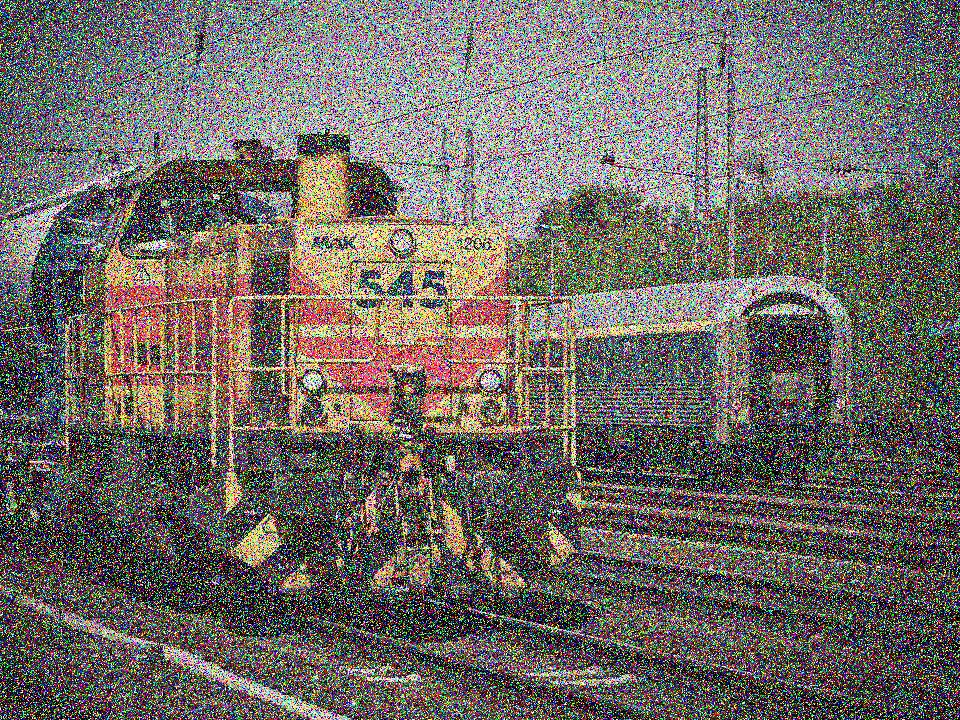
//> input picture images/example.jpeg, 960 x 720 px
$ ./image_noise_reduction   (built with g++ and OpenCV 4)
//> lines starting //> are read from the running program, lines starting //| are printed output that depends on the picture
#include <iostream>
#include <opencv2/opencv.hpp>

using namespace std;
using namespace cv;

int main()
{
    string image_path = "../images/example.jpeg";
    Mat original_image = imread(image_path, IMREAD_COLOR);
//> original_image is the input picture: 720 rows x 960 cols, CV_8UC3; mean B, G, R 102, 106.2, 111.9
    resize(original_image, original_image, {900, 600});
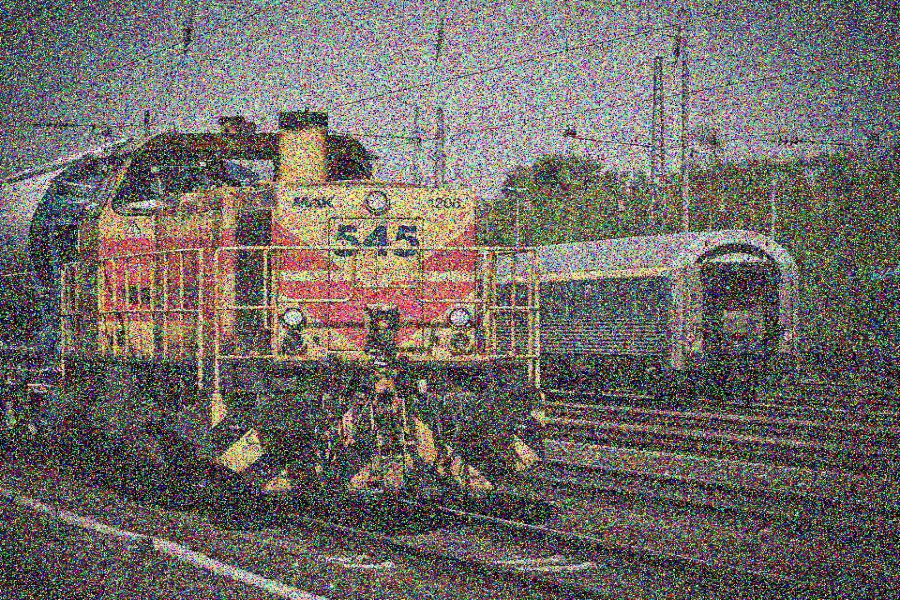
//> original_image: 600 rows x 900 cols, CV_8UC3; mean B, G, R 101.8, 106.1, 111.7
    if (original_image.empty())
    {
        cout << "Could not load image" << endl;
        return -1;
    }
    int low_H = 170, low_S = 80, low_V = 50;
    int high_H = 180, high_S = 255, high_V = 255;

    Mat hsvImage, imageThreshold;

    cvtColor(original_image, hsvImage, COLOR_BGR2HSV);
//> hsvImage: 600 rows x 900 cols, CV_8UC3; mean H, S, V 83.6, 101.6, 129.9
    inRange(hsvImage, Scalar(low_H, low_S, low_V), Scalar(high_H, high_S, high_V), imageThreshold);
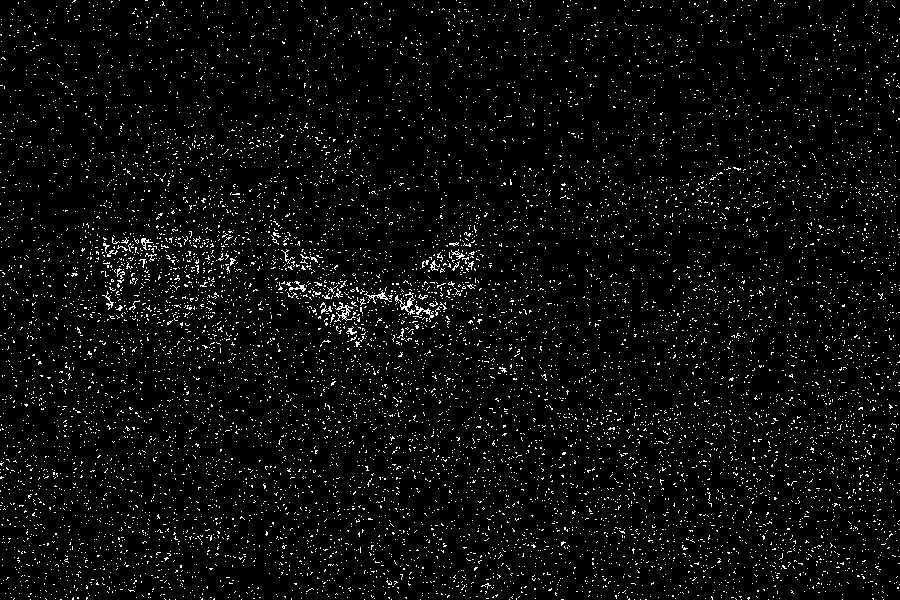
//> imageThreshold: 600 rows x 900 cols, CV_8UC1; 4% white in thin lines or dots
    Mat medianBlurImage, gaussianBlurImage;

    medianBlur(original_image, medianBlurImage, 11);
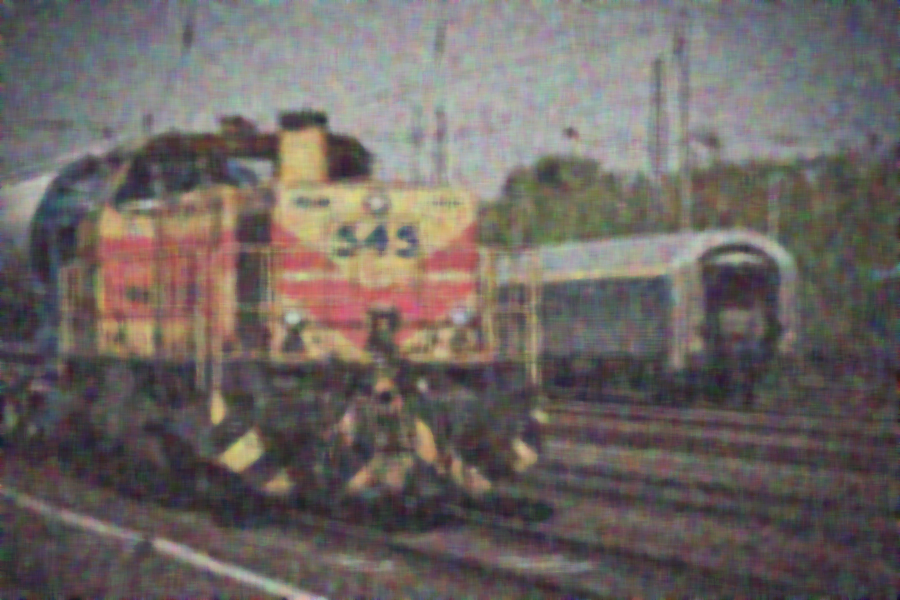
//> medianBlurImage: 600 rows x 900 cols, CV_8UC3; mean B, G, R 99.1, 102.3, 109.6
    GaussianBlur(original_image, gaussianBlurImage, Size(5, 5), 9, 9);
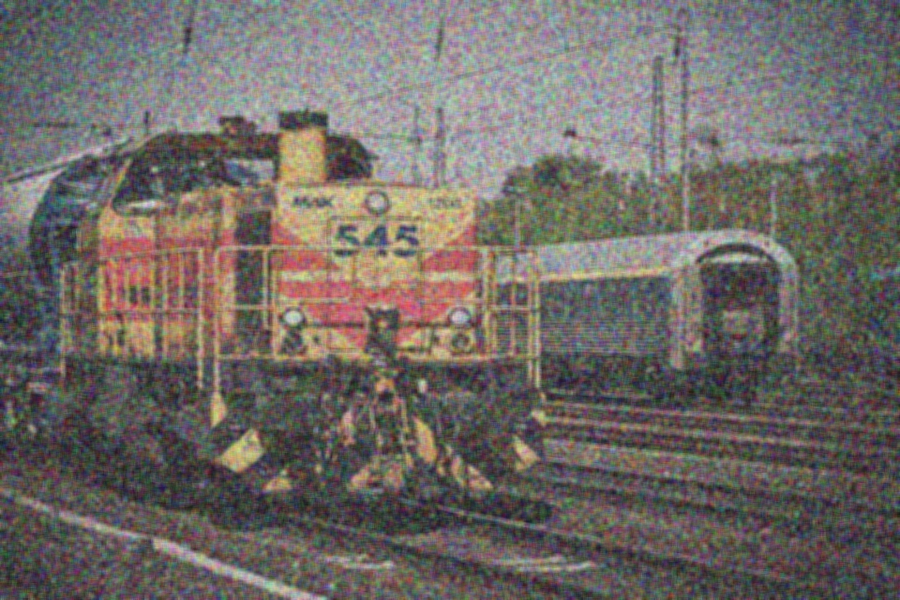
//> gaussianBlurImage: 600 rows x 900 cols, CV_8UC3; mean B, G, R 101.8, 106.1, 111.7

    imshow("Original Image", original_image);
    imshow("HSV Image", hsvImage);
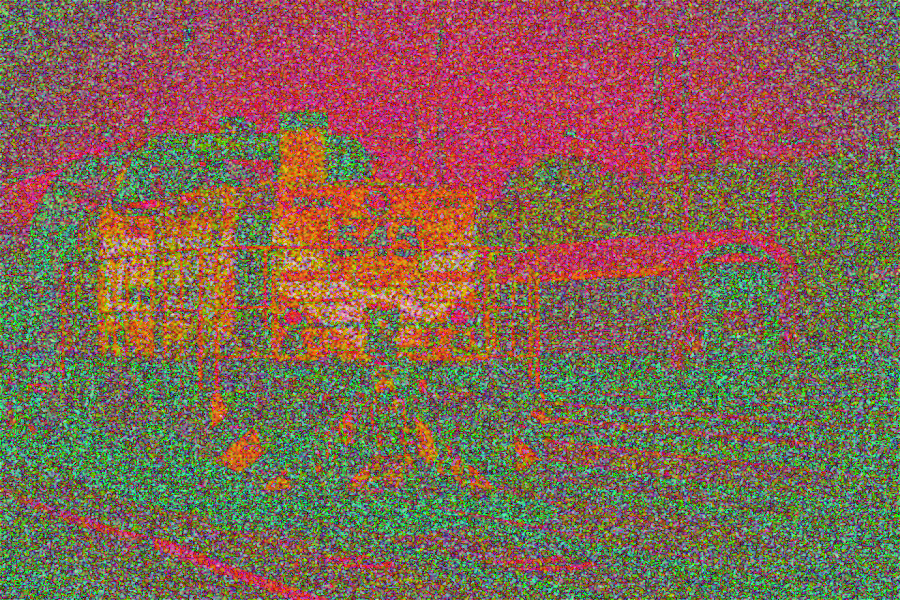
//> window 'HSV Image': 600 rows x 900 cols, CV_8UC3; mean B, G, R 83.6, 101.6, 129.9
    imshow("Image Threshold", imageThreshold);
    imshow("Median Blur Image", medianBlurImage);
    imshow("Gaussian Blur Image", gaussianBlurImage);
    imwrite("../images/medianBlur.png", medianBlurImage);
    imwrite("../images/gaussianBlur.png", gaussianBlurImage);
    waitKey(0);
    return 0;
}
